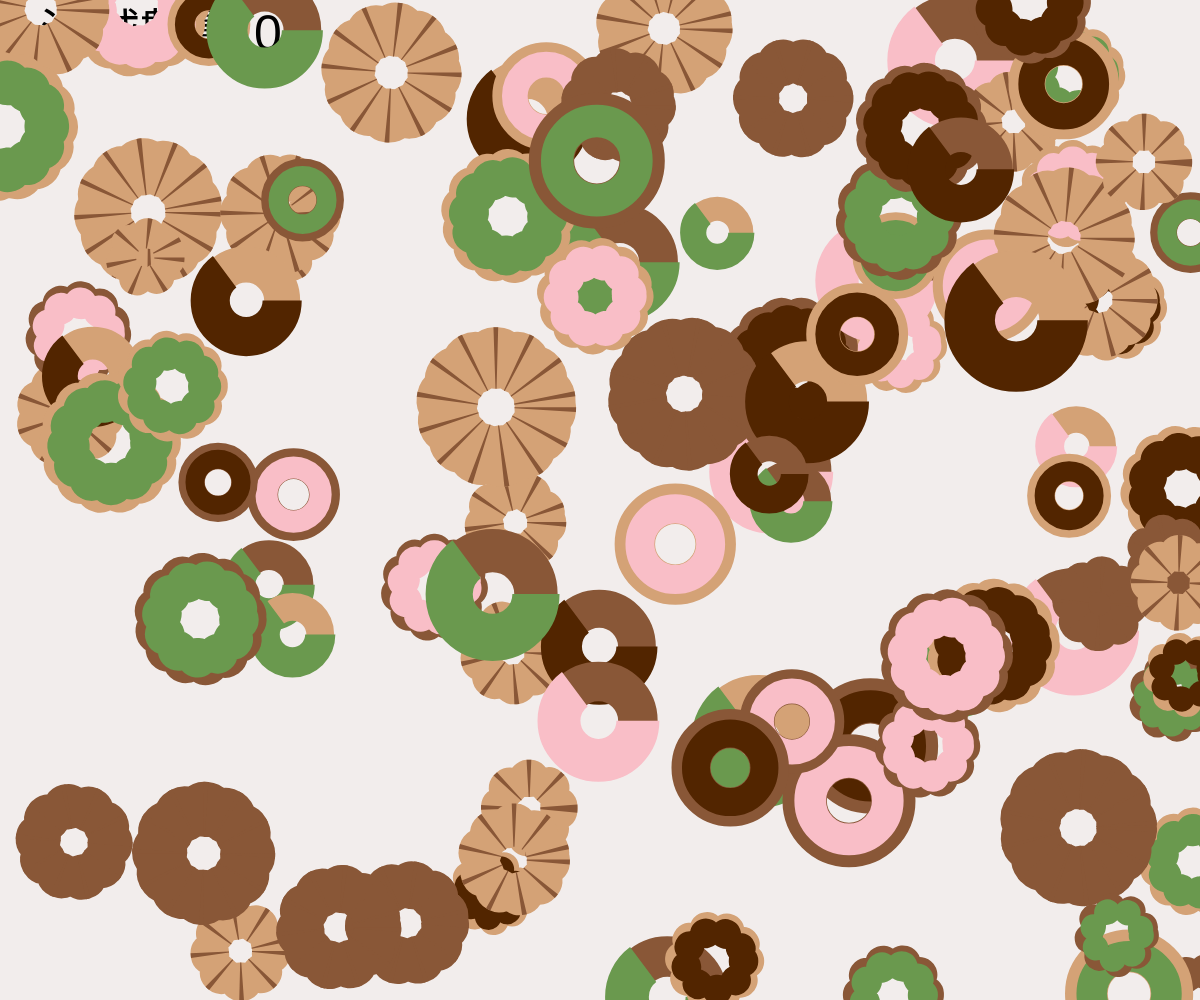
Frame 1 (no input)
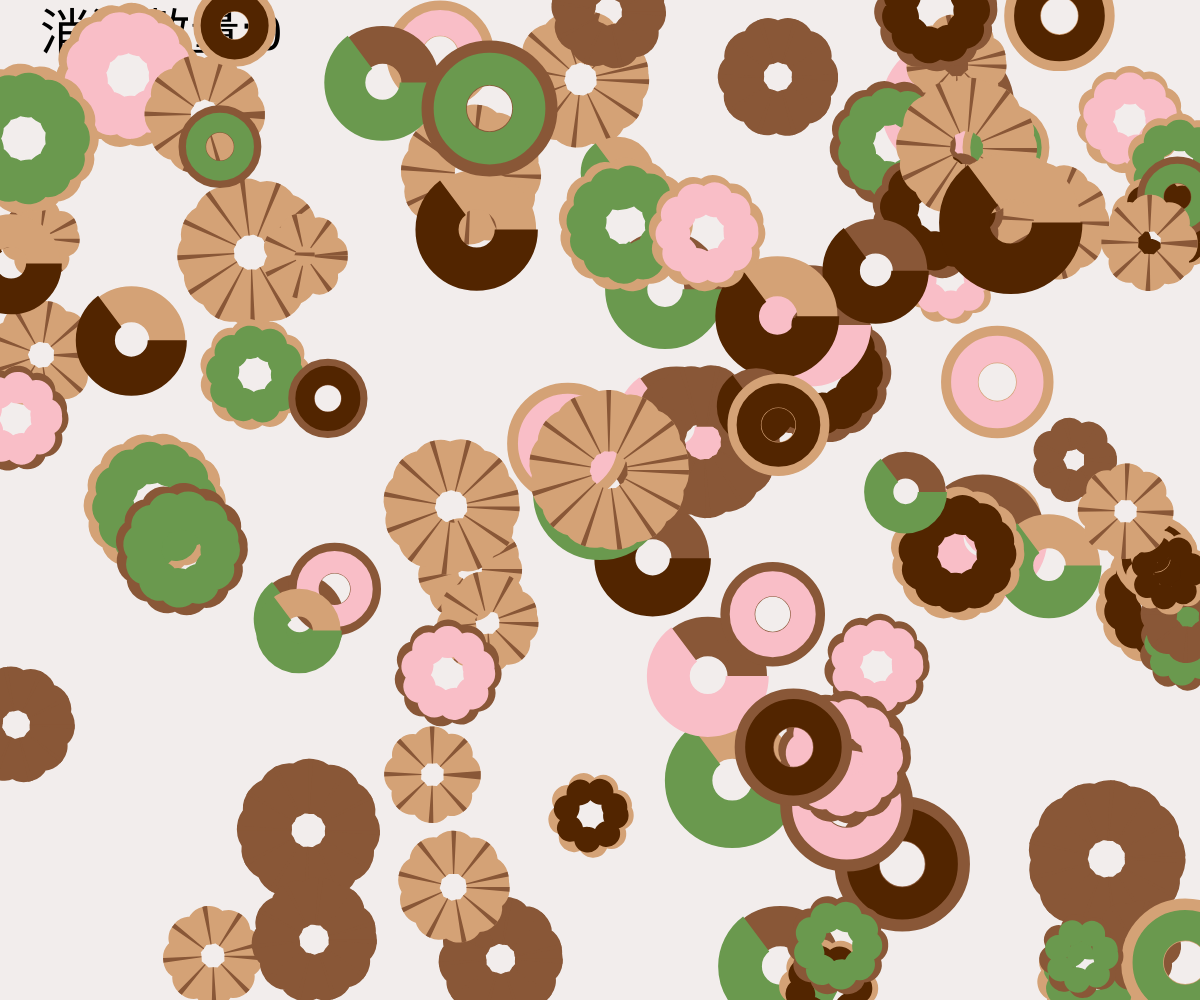
Frame 60 (no input)
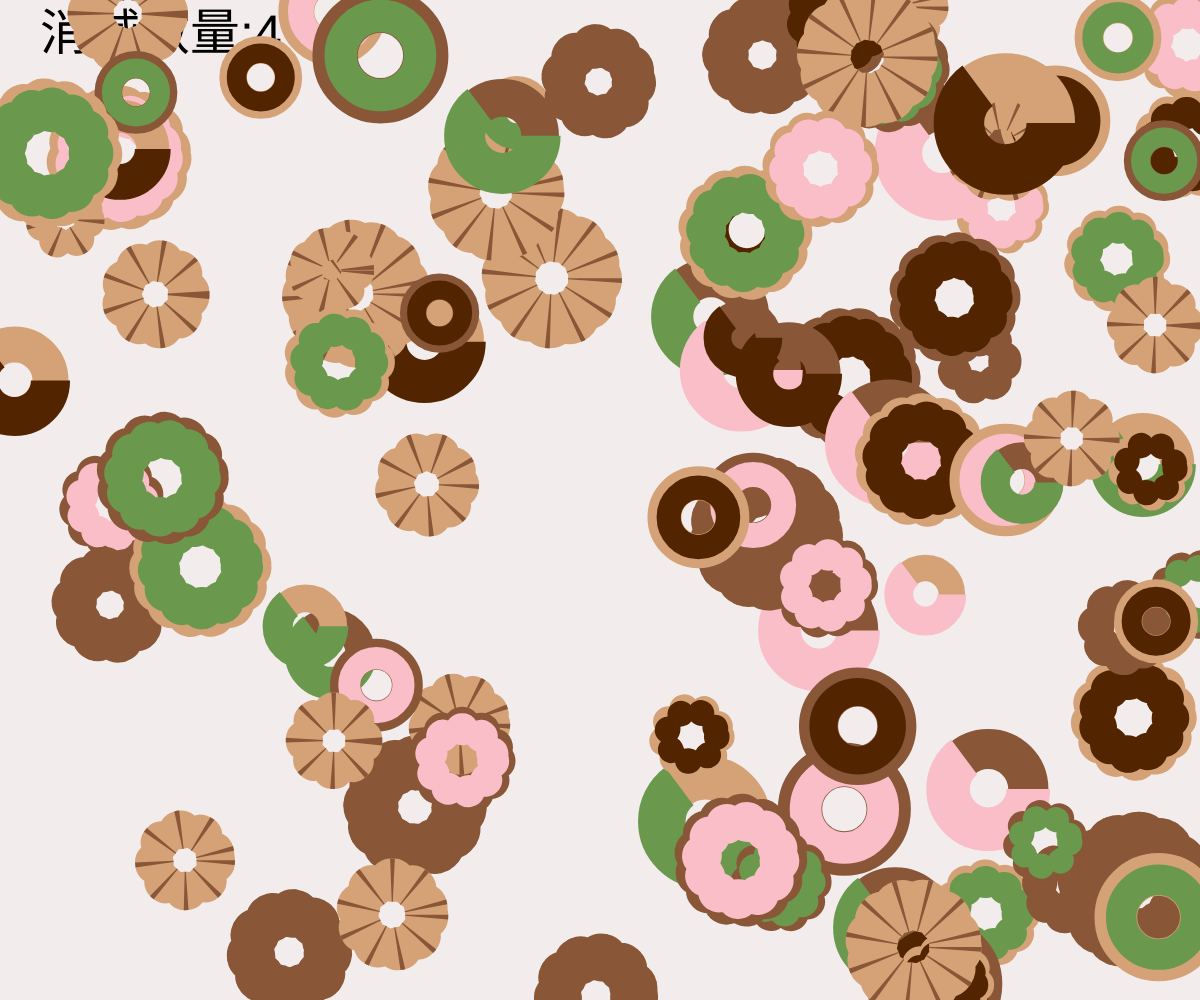
Frame 120 (the mouse pressed at the canvas centre since frame 60)

The p5.js sketch that drew these frames (run headless with seeded random() and noise() and a simulated clock; from frame 60 on, the mouse is pressed at the canvas centre):

// p5.js sketch
// ── sketch.js
var balls = []
let bg = ["#F2EDEC"];

class ball_class {
  constructor(args) {
    this.p = args.p || { x: width / 2, y: height / 2 };
    this.r = args.r || random(60, 125);
    this.v = args.v || { x: random(-2, 2), y: random(-2, 2) };
    this.b = args.b || random(60, 125);
    this.shape_num = args.shape_num || int(random(4));
    
    this.kiji_color = random(["#d4a276", "#895737"]);
    this.choco_color = random(["#f9bec7", "#522500", "#6a994e"]);
  }

  draw() {
    let d = this.b;

    push();
    translate(this.p.x, this.p.y);

    if (this.shape_num == 0) {
      // モコモコ
      push();
      drawingContext.setLineDash([1, 20]);
      strokeWeight(d / 2.5);
      stroke(this.kiji_color);
      noFill();
      circle(0, 0, d * 0.8);

      strokeWeight(d / 2.8);
      stroke(this.choco_color);
      circle(0, 0, d * 0.7);
      pop();
    } else if (this.shape_num == 1) {
      // ノーマル
      strokeWeight(d / 2.5);
      stroke(this.kiji_color);
      noFill();
      circle(0, 0, d * 0.8);

      strokeWeight(d / 3.5);
      stroke(this.choco_color);
      circle(0, 0, d * 0.7);
    } else if (this.shape_num == 2) {
      // ハーフ
      strokeWeight(d / 2.5);
      stroke(this.kiji_color);
      noFill();
      circle(0, 0, d * 0.8);

      strokeWeight(d / 2.3);
      stroke(this.choco_color);
      strokeCap(SQUARE);
      arc(0, 0, d * 0.8, d * 0.8, 0, 180);
    } else if (this.shape_num == 3) {
      // クルーラー
      push();
      drawingContext.setLineDash([3, 20]);
      strokeWeight(d / 2);
      noFill();
      stroke(this.kiji_color);
      circle(0, 0, d * 0.8);

      strokeWeight(d / 2);
      stroke("#895737");
      strokeCap(SQUARE);
      circle(0, 0, d * 0.8);
      pop();
    }

    pop();
  }

  update() {
    this.p.x += this.v.x;
    this.p.y += this.v.y;

    if (this.p.x < 0 || this.p.x > width) {
      this.v.x = -this.v.x;
    }
    if (this.p.y < 0 || this.p.y > height) {
      this.v.y = -this.v.y;
    }
  }

  isBallInRange() {
    let d = dist(mouseX, mouseY, this.p.x, this.p.y);
    if (d < this.b) {
      return true;
    } else {
      return false;
    }
  }
}

function setup() {
  createCanvas(windowWidth, windowHeight);
  for (i = 0; i < 100; i++) {
    ball = new ball_class({
      v: { x: random(-2, 2), y: random(-2, 2) },
      p: { x: random(0, width), y: random(0, height) },
      a: { x: 0, y: 0 }
    });
    balls.push(ball);
  }
}

var score = 0;

function draw() {
  background("#F2EDEC");
  fill(0);
  textSize(50);
  text("消滅數量:" + score, 40, 50);

  for (let ball of balls) {
    ball.draw();
    ball.update();
    if (ball.isBallInRange()) {
      ball.v.x += 0.8;
      ball.v.y += 0.8;
    }
  }
}

function mousePressed() {
  for (let i = balls.length - 1; i >= 0; i--) {
    if (balls[i].isBallInRange()) {
      balls.splice(i, 1);
      score++;
    }
  }
  fill("#f00");
  textSize(70);
  text(score, 50, 0);
}
